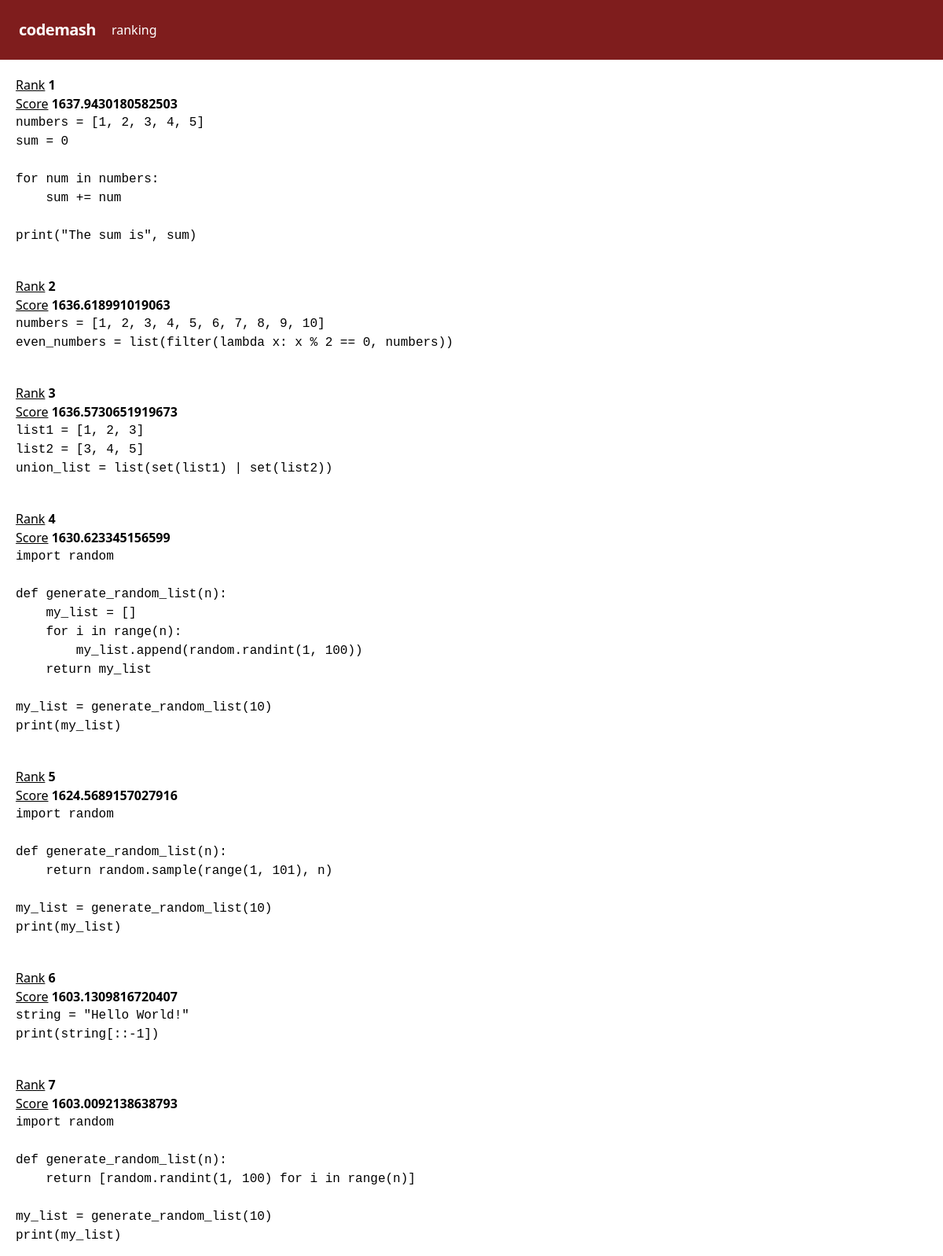
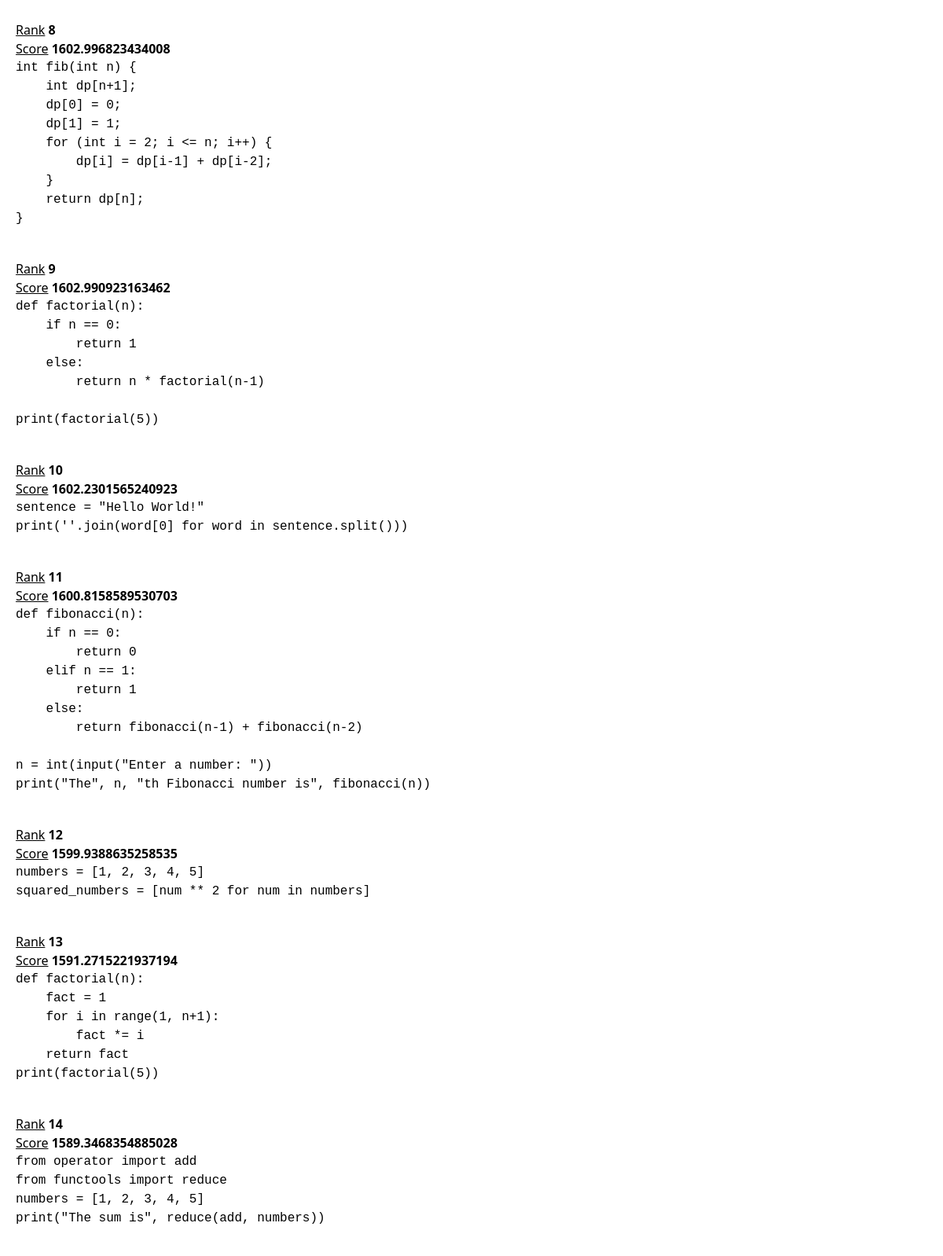
Page /ranks/ (upper part) on the committed database (2 pictures, top to bottom).
### app/models.py (models this page shows)
class Snippet(models.Model):
    code = models.TextField()
    created = models.DateTimeField(auto_now=True)
    score = models.FloatField(default=1600.0)
    image_url = models.URLField(null=True)
    author = models.CharField(max_length=32, null=False)

### app/views/snippet.py (the view)
# urls.py: path('ranks/', snippet.RankSnippetPageView.as_view()),
class RankSnippetPageView(APIView):
    def get(self, request):
        snippets = Snippet.objects.order_by("-score")
        return render(request, "app/ranking.html", {"snippets": snippets })

### app/templates/app/ranking.html (shortened to what this page needs)
<!DOCTYPE html>
<html lang="en">
  <head>
    <link
      rel="stylesheet"
      href="//cdnjs.cloudflare.com/ajax/libs/highlight.js/11.7.0/styles/default.min.css"
    />
  </head>
  <body>
    {% include 'app/nav.html' %}
    <div class="container">
      {% for snippet in snippets %}
      <div class="box">
        <h2><u>Rank</u> <strong>{{forloop.counter}}</strong></h2>
        <h2><u>Score</u> <strong>{{snippet.score}}</strong></h2>
        <pre><code>{{snippet.code}}</code></pre>
      </div>
      {% endfor %}
    </div>
  </body>
</html>

### app/templates/app/nav.html (shortened to what this page needs)
{% include 'app/base.html' %}
<!DOCTYPE html>
<html lang="en">
  <head>
  </head>
  <body>
    <nav class="flex items-center justify-between flex-wrap bg-red-900 p-6">
      <div class="flex items-center flex-shrink-0 text-white mr-6">
        <a href="/" class="font-semibold text-xl tracking-tight">codemash</a>
        <h2>
          <a href="/ranks">ranking</a>
        </h2>
      </div>
    </nav>
  </body>
</html>

### app/templates/app/base.html (shortened to what this page needs)
<!DOCTYPE html>
<html lang="en">
  <head>
    <script src="https://cdn.tailwindcss.com"></script>
  </head>
  <body></body>
</html>

### app/templates/app/ranking.html (style rules this page uses)
.container { display: flex; flex-wrap: wrap; }
.box { flex: 1; height: auto; margin: 10px; flex-basis: 50%; padding: 10px; }
code { white-space: pre; white-space: -moz-pre; white-space: -pre; white-space: -o-pre; }

### app/templates/app/nav.html (style rules this page uses)
nav { display: flex; justify-content: space-between; }
nav a { margin-right: 20px; }

### rows in the picture
Snippet: score "1637.9430180582503", code "numbers = [1, 2, 3, 4, 5] sum = 0 for num in numbers: sum += num print(\"The sum is\", sum)"
Snippet: score "1636.618991019063", code "numbers = [1, 2, 3, 4, 5, 6, 7, 8, 9, 10] even_numbers = list(filter(lambda x: x % 2 == 0, numbers))"
Snippet: score "1636.5730651919673", code "list1 = [1, 2, 3] list2 = [3, 4, 5] union_list = list(set(list1) | set(list2))"
Snippet: score "1630.623345156599", code "import random def generate_random_list(n): my_list = [] for i in range(n): my_list.append(random.randint(1, 100)) return my_list my_list = generate_random_list(10) print(my_list)"
Snippet: score "1624.5689157027916", code "import random def generate_random_list(n): return random.sample(range(1, 101), n) my_list = generate_random_list(10) print(my_list)"
Snippet: score "1603.1309816720407", code "string = \"Hello World!\" print(string[::-1])"
Snippet: score "1603.0092138638793", code "import random def generate_random_list(n): return [random.randint(1, 100) for i in range(n)] my_list = generate_random_list(10) print(my_list)"
Snippet: score "1602.996823434008", code "int fib(int n) { int dp[n+1]; dp[0] = 0; dp[1] = 1; for (int i = 2; i <= n; i++) { dp[i] = dp[i-1] + dp[i-2]; } return dp[n]; }"
Snippet: score "1602.990923163462", code "def factorial(n): if n == 0: return 1 else: return n * factorial(n-1) print(factorial(5))"
Snippet: score "1602.2301565240923", code "sentence = \"Hello World!\" print(''.join(word[0] for word in sentence.split()))"
Snippet: score "1600.8158589530703", code "def fibonacci(n): if n == 0: return 0 elif n == 1: return 1 else: return fibonacci(n-1) + fibonacci(n-2) n = int(input(\"Enter a number: \")) print(\"The\", n, \"th Fibonacci number is\", fibonacci(n))"
Snippet: score "1599.9388635258535", code "numbers = [1, 2, 3, 4, 5] squared_numbers = [num ** 2 for num in numbers]"
Snippet: score "1591.2715221937194", code "def factorial(n): fact = 1 for i in range(1, n+1): fact *= i return fact print(factorial(5))"
Snippet: score "1589.3468354885028", code "from operator import add from functools import reduce numbers = [1, 2, 3, 4, 5] print(\"The sum is\", reduce(add, numbers))"
